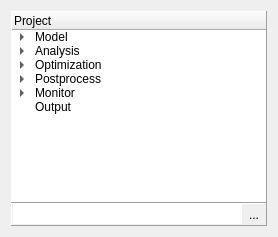
      <widget class="QWidget" name="layoutWidget">
       <layout class="QVBoxLayout" name="verticalLayout_3">
        <property name="spacing">
         <number>0</number>
        </property>
        <item>
         <widget class="QTreeWidget" name="modelTree">
          <property name="sizePolicy">
           <sizepolicy hsizetype="Preferred" vsizetype="Expanding">
            <horstretch>0</horstretch>
            <verstretch>0</verstretch>
           </sizepolicy>
          </property>
          <property name="minimumSize">
           <size>
            <width>150</width>
            <height>0</height>
           </size>
          </property>
          <property name="maximumSize">
           <size>
            <width>600</width>
            <height>16777215</height>
           </size>
          </property>
          <property name="styleSheet">
           <string notr="true">QTreeView::branch:has-siblings:!adjoins-item {
	border-image: url(:/icons/vertical.png) 0;
}

QTreeView::branch:has-siblings:adjoins-item {
    border-image: url(:/icons/T-shape.png) 0;
}

QTreeView::branch:!has-children:!has-siblings:adjoins-item {
    border-image: url(:/icons/end.png) 0;
}

QTreeView::branch:has-children:!has-siblings:closed,
QTreeView::branch:closed:has-children:has-siblings {
        border-image: none;
        image: url(:/icons/plus.png) 0;
}

QTreeView::branch:open:has-children:!has-siblings,
QTreeView::branch:open:has-children:has-siblings  {
        border-image: none;
        image: url(:/icons/minus.png) 0;
}</string>
          </property>
          <property name="frameShape">
           <enum>QFrame::Panel</enum>
          </property>
          <property name="frameShadow">
           <enum>QFrame::Raised</enum>
          </property>
          <property name="lineWidth">
           <number>1</number>
          </property>
          <property name="dragEnabled">
           <bool>true</bool>
          </property>
          <property name="autoExpandDelay">
           <number>-3</number>
          </property>
          <property name="indentation">
           <number>20</number>
          </property>
          <property name="uniformRowHeights">
           <bool>true</bool>
          </property>
          <property name="wordWrap">
           <bool>false</bool>
          </property>
          <property name="headerHidden">
           <bool>false</bool>
          </property>
          <property name="expandsOnDoubleClick">
           <bool>true</bool>
          </property>
          <column>
           <property name="text">
            <string>Project</string>
           </property>
           <property name="icon">
            <iconset resource="icons.qrc">
             <normaloff>:/icons/database.png</normaloff>:/icons/database.png</iconset>
           </property>
          </column>
          <item>
           <property name="text">
            <string>Model</string>
           </property>
           <property name="background">
            <brush brushstyle="NoBrush">
             <color alpha="255">
              <red>255</red>
              <green>170</green>
              <blue>255</blue>
             </color>
            </brush>
           </property>
           <property name="icon">
            <iconset resource="icons.qrc">
             <normaloff>:/icons/model.png</normaloff>:/icons/model.png</iconset>
           </property>
           <property name="flags">
            <set>ItemIsSelectable|ItemIsDropEnabled|ItemIsUserCheckable|ItemIsEnabled</set>
           </property>
           <item>
            <property name="text">
             <string>Nodes</string>
            </property>
            <property name="icon">
             <iconset resource="icons.qrc">
              <normaloff>:/icons/node.png</normaloff>:/icons/node.png</iconset>
            </property>
           </item>
           <item>
            <property name="text">
             <string>Mesh</string>
            </property>
            <property name="icon">
             <iconset resource="icons.qrc">
              <normaloff>:/icons/mesh.jpg</normaloff>:/icons/mesh.jpg</iconset>
            </property>
           </item>
           <item>
            <property name="text">
             <string>Material</string>
            </property>
            <property name="icon">
             <iconset resource="icons.qrc">
              <normaloff>:/icons/material.png</normaloff>:/icons/material.png</iconset>
            </property>
           </item>
           <item>
            <property name="text">
             <string>Boundary</string>
            </property>
            <property name="icon">
             <iconset resource="icons.qrc">
              <normaloff>:/icons/boundary.png</normaloff>:/icons/boundary.png</iconset>
            </property>
           </item>
           <item>
            <property name="text">
             <string>Loads</string>
            </property>
            <property name="icon">
             <iconset resource="icons.qrc">
              <normaloff>:/icons/force.png</normaloff>:/icons/force.png</iconset>
            </property>
           </item>
           <item>
            <property name="text">
             <string>Sets</string>
            </property>
            <property name="icon">
             <iconset resource="icons.qrc">
              <normaloff>:/icons/set.png</normaloff>:/icons/set.png</iconset>
            </property>
            <item>
             <property name="text">
              <string>Element</string>
             </property>
             <property name="icon">
              <iconset resource="icons.qrc">
               <normaloff>:/icons/element.png</normaloff>:/icons/element.png</iconset>
             </property>
            </item>
            <item>
             <property name="text">
              <string>Node</string>
             </property>
             <property name="icon">
              <iconset resource="icons.qrc">
               <normaloff>:/icons/node.png</normaloff>:/icons/node.png</iconset>
             </property>
            </item>
           </item>
          </item>
          <item>
           <property name="text">
            <string>Analysis</string>
           </property>
           <property name="icon">
            <iconset resource="icons.qrc">
             <normaloff>:/icons/analysis.png</normaloff>:/icons/analysis.png</iconset>
           </property>
           <item>
            <property name="text">
             <string>Steps</string>
            </property>
            <property name="icon">
             <iconset resource="icons.qrc">
              <normaloff>:/icons/step.png</normaloff>:/icons/step.png</iconset>
            </property>
           </item>
           <item>
            <property name="text">
             <string>Field Output</string>
            </property>
            <property name="icon">
             <iconset resource="icons.qrc">
              <normaloff>:/icons/field.png</normaloff>:/icons/field.png</iconset>
            </property>
           </item>
           <item>
            <property name="text">
             <string>History Output</string>
            </property>
            <property name="icon">
             <iconset resource="icons.qrc">
              <normaloff>:/icons/history.png</normaloff>:/icons/history.png</iconset>
            </property>
           </item>
          </item>
          <item>
           <property name="text">
            <string>Optimization</string>
           </property>
           <property name="icon">
            <iconset resource="icons.qrc">
             <normaloff>:/icons/optmization.png</normaloff>:/icons/optmization.png</iconset>
           </property>
           <item>
            <property name="text">
             <string>Objective</string>
            </property>
            <property name="icon">
             <iconset resource="icons.qrc">
              <normaloff>:/icons/Objective.png</normaloff>:/icons/Objective.png</iconset>
            </property>
           </item>
           <item>
            <property name="text">
             <string>Constraints</string>
            </property>
            <property name="icon">
             <iconset resource="icons.qrc">
              <normaloff>:/icons/constraint.png</normaloff>:/icons/constraint.png</iconset>
            </property>
           </item>
           <item>
            <property name="text">
             <string>Peanlty</string>
            </property>
            <property name="icon">
             <iconset resource="icons.qrc">
              <normaloff>:/icons/penalty.png</normaloff>:/icons/penalty.png</iconset>
            </property>
           </item>
           <item>
            <property name="text">
             <string>Filter</string>
            </property>
            <property name="icon">
             <iconset resource="icons.qrc">
              <normaloff>:/icons/filter.png</normaloff>:/icons/filter.png</iconset>
            </property>
           </item>
          </item>
          <item>
           <property name="text">
            <string>Postprocess</string>
           </property>
           <property name="icon">
            <iconset resource="icons.qrc">
             <normaloff>:/icons/postprocess.png</normaloff>:/icons/postprocess.png</iconset>
           </property>
           <item>
            <property name="text">
             <string>Countour</string>
            </property>
            <property name="icon">
             <iconset resource="icons.qrc">
              <normaloff>:/icons/countour.png</normaloff>:/icons/countour.png</iconset>
            </property>
           </item>
           <item>
            <property name="text">
             <string>Symbol</string>
            </property>
            <property name="icon">
             <iconset resource="icons.qrc">
              <normaloff>:/icons/Symbolplot.png</normaloff>:/icons/Symbolplot.png</iconset>
            </property>
           </item>
           <item>
            <property name="text">
             <string>Stream</string>
            </property>
            <property name="icon">
             <iconset resource="icons.qrc">
              <normaloff>:/icons/stream.png</normaloff>:/icons/stream.png</iconset>
            </property>
           </item>
          </item>
          <item>
           <property name="text">
            <string>Monitor</string>
           </property>
           <property name="icon">
            <iconset resource="icons.qrc">
             <normaloff>:/icons/monitor.png</normaloff>:/icons/monitor.png</iconset>
           </property>
           <item>
            <property name="text">
             <string>Analysis History</string>
            </property>
            <property name="icon">
             <iconset resource="icons.qrc">
              <normaloff>:/icons/analysis.png</normaloff>:/icons/analysis.png</iconset>
            </property>
           </item>
           <item>
            <property name="text">
             <string>Objective History</string>
            </property>
            <property name="icon">
             <iconset resource="icons.qrc">
              <normaloff>:/icons/Objective.png</normaloff>:/icons/Objective.png</iconset>
            </property>
           </item>
           <item>
            <property name="text">
             <string>Constraint History</string>
            </property>
            <property name="icon">
             <iconset resource="icons.qrc">
              <normaloff>:/icons/constraint.png</normaloff>:/icons/constraint.png</iconset>
            </property>
           </item>
          </item>
          <item>
           <property name="text">
            <string>Output</string>
           </property>
           <property name="icon">
            <iconset resource="icons.qrc">
             <normaloff>:/icons/database.png</normaloff>:/icons/database.png</iconset>
           </property>
          </item>
         </widget>
        </item>
        <item>
         <widget class="QFrame" name="SearchLayout">
          <property name="frameShape">
           <enum>QFrame::Panel</enum>
          </property>
          <property name="frameShadow">
           <enum>QFrame::Raised</enum>
          </property>
          <layout class="QHBoxLayout" name="horizontalLayout_3">
           <property name="spacing">
            <number>0</number>
           </property>
           <property name="leftMargin">
            <number>1</number>
           </property>
           <property name="topMargin">
            <number>0</number>
           </property>
           <property name="rightMargin">
            <number>0</number>
           </property>
           <property name="bottomMargin">
            <number>0</number>
           </property>
           <item>
            <widget class="QLineEdit" name="lineSearch">
             <property name="minimumSize">
              <size>
               <width>150</width>
               <height>0</height>
              </size>
             </property>
             <property name="maximumSize">
              <size>
               <width>16777215</width>
               <height>16777215</height>
              </size>
             </property>
             <property name="frame">
              <bool>false</bool>
             </property>
             <property name="dragEnabled">
              <bool>true</bool>
             </property>
            </widget>
           </item>
           <item>
            <widget class="QToolButton" name="btnSearch">
             <property name="text">
              <string>...</string>
             </property>
             <property name="icon">
              <iconset resource="icons.qrc">
               <normaloff>:/icons/search.png</normaloff>:/icons/search.png</iconset>
             </property>
             <property name="autoRaise">
              <bool>true</bool>
             </property>
            </widget>
           </item>
          </layout>
         </widget>
        </item>
       </layout>
      </widget>
